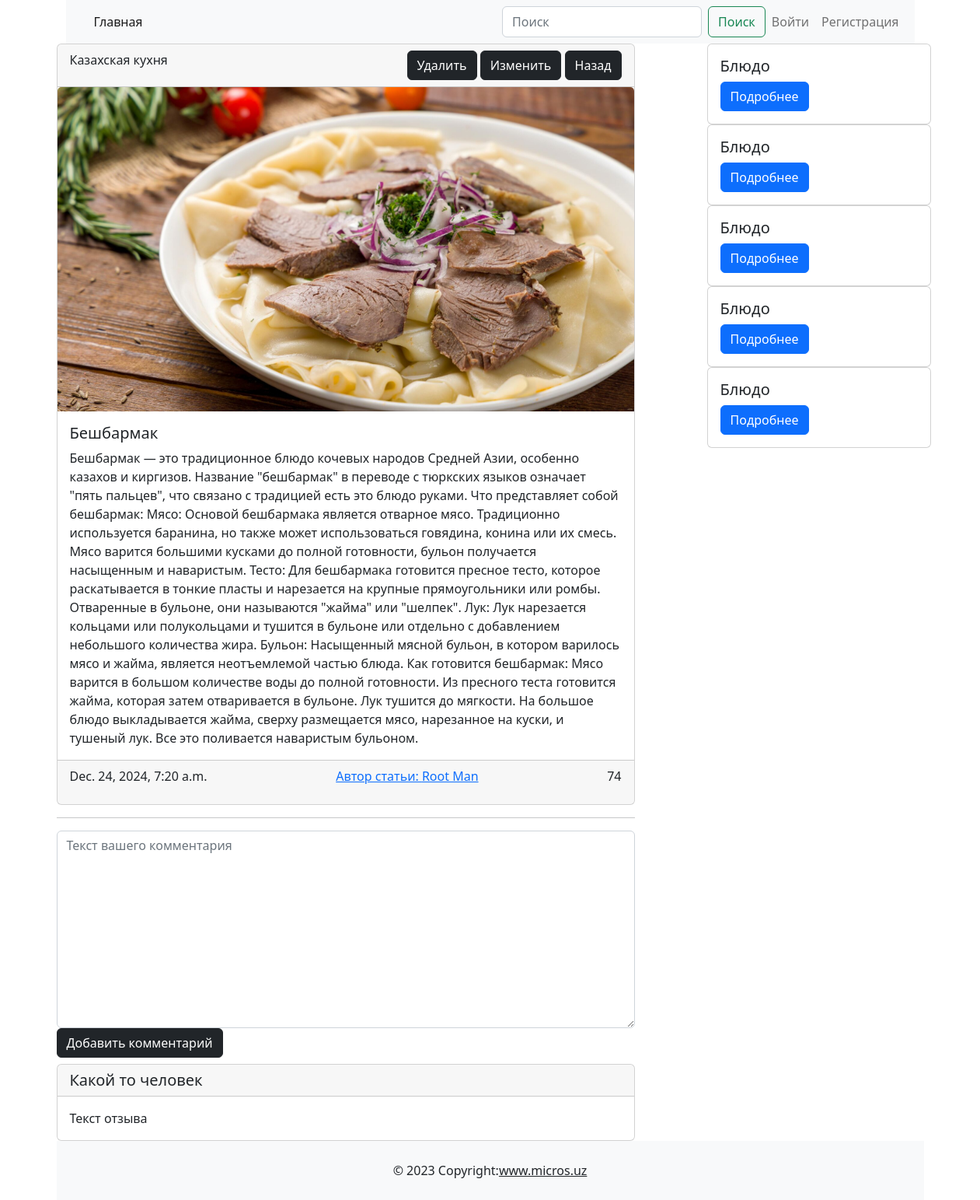
/post/beshbarmak, run on the app's committed database.
### main/models.py (models this page shows, shortened)
class Post(models.Model):
    title = models.CharField(max_length=255, unique=True)
    slug = models.SlugField(max_length=255, unique=True)
    photo = models.ImageField(upload_to='photo/%y/%m/%d', blank=True, null=True)
    author = models.ForeignKey(CustomUser, on_delete=models.CASCADE)
    category = models.ForeignKey('Category', on_delete=models.CASCADE, related_name='posts')
    content = models.TextField()
    created_at = models.DateTimeField(auto_now_add=True)
    updated_at = models.DateTimeField(auto_now=True)
    available = models.BooleanField(default=True)
    class Meta:
        ordering = ['-created_at']
        verbose_name = 'Post'
        verbose_name_plural = 'Posts'

class Category(models.Model):
    name= models.CharField(max_length=100, unique=True)
    slug = models.SlugField(max_length=100, unique=True)

### users/models.py (models this page shows)
class CustomUser(AbstractUser):
    image = models.ImageField(upload_to='profile_images/%Y/%m/%d', blank=True, null=True)
    phonenumber = models.CharField(max_length=13, blank=True, null=True)
    address = models.CharField(max_length=100, blank=True, null=True)
    def __str__(self):
        return self.get_full_name()

### main/views.py (the view)
# urls.py: path('post/<slug:post_slug>', views.detail_page, name='detail_page'),
def detail_page(request, post_slug):
    post = get_object_or_404(Post, slug=post_slug)
    data = {
        'post': post
    }
    return render(request, 'main/detail_page.html', data)

### main/templates/main/detail_page.html (shortened to what this page needs)
{% extends "base.html" %}
        {% block content %}
        <main>
            <div class="d-flex justify-content-between"><div class="col-8">
                <div class="card"><div class="card-header d-flex justify-content-between">{{post.category.name}}
                    <div>
                        <a href="#!" class="btn btn-dark">Удалить</a>
                        <a href="#!" class="btn btn-dark">Изменить</a>
                        <a href="#!" class="btn btn-dark">Назад</a>
                    </div>
                </div>
                    <img src="{% if post.photo %}{{post.photo.url}}{% else %}https://www.raumplus.ru/upload/iblock/99e/Skoro-zdes-budet-foto.jpg{% endif %}" class="card-img-top" width="300" alt=""><div class="card-body">
                    <h5 class="card-title">{{ post.title }}</h5>
                    <p class="card-text">
                        {{ post.content }}
                    </p>
                </div>
                    <div class="card-footer d-flex justify-content-between"><p class="card-text">{{ post.updated_at }}</p>
                        <a href="/profile/1">Автор статьи: {{post.author}}</a>
                        <p class="card-text">74</p>
                    </div>
                </div>
                <hr>
                <form action="#!" method="post" , enctype="multipart/form-data">
                    <textarea name="text" cols="40" rows="10" class="form-control" placeholder="Текст вашего комментария" required id="id_text"></textarea>
                    <button class="btn btn-dark" type="submit">Добавить комментарий</button>
                </form>
                <div class="card mt-2"><h5 class="card-header">Какой то человек</h5>
                    <div class="card-body">
                        <p class="card-text">Текст отзыва</p>
                    </div>
                </div>
            </div>
            <div class="col-1"></div>
            <div class="col-4">
                <div class="card" style="width: 18rem;">
                    <div class="card-body"><h5 class="card-title">Блюдо</h5><a href="#!" class="btn btn-primary">Подробнее</a></div>
                </div>
                <div class="card" style="width: 18rem;">
                    <div class="card-body"><h5 class="card-title">Блюдо</h5><a href="#!" class="btn btn-primary">Подробнее</a></div>
                </div>
                <div class="card" style="width: 18rem;">
                    <div class="card-body"><h5 class="card-title">Блюдо</h5><a href="#!" class="btn btn-primary">Подробнее</a></div>
                </div>
                <div class="card" style="width: 18rem;">
                    <div class="card-body"><h5 class="card-title">Блюдо</h5><a href="#!" class="btn btn-primary">Подробнее</a></div>
                </div>
                <div class="card" style="width: 18rem;">
                    <div class="card-body"><h5 class="card-title">Блюдо</h5><a href="#!" class="btn btn-primary">Подробнее</a></div>
                </div>
            </div>
            </div>
        </main>
        {% endblock content %}

### templates/base.html (shortened to what this page needs)
{% load static %}
<!doctype html>
<html lang="en">
<head>
    <link href="https://cdn.jsdelivr.net/npm/bootstrap@5.2.3/dist/css/bootstrap.min.css" rel="stylesheet">
    <link rel="stylesheet" href="{% static "main/css/styles.css" %}">
</head>
<body>
    <div class="container">
        <header>
            <div class="container">
                {% block header %}
                    <nav class="navbar navbar-expand-lg bg-light">
                        <div class="container-fluid">
                            <div class="collapse navbar-collapse" id="navbarSupportedContent">
                                <ul class="navbar-nav me-auto mb-2 mb-lg-0"><li class="nav-item"><a class="nav-link active" aria-current="page" href="{% url "main:index" %}">Главная</a></li></ul>
                                <div class="d-flex">
                                    <form class="d-flex" role="search" method="get" action="#!">
                                        <input name="q" class="form-control me-2" type="search" placeholder="Поиск" aria-label="Поиск">
                                        <button class="btn btn-outline-success" type="submit">Поиск</button>
                                    </form>
                                    <ul class="navbar-nav me-auto mb-2 mb-lg-0">
                                        <li class="nav-item dropdown">
                                            {% if user.is_authenticated %}
                                                <a class="nav-link dropdown-toggle" href="#" id="navbarDropdown" role="button"
                                                data-bs-toggle="dropdown" aria-expanded="false">
                                                    Здравствуйте {{user}}
                                                </a>
                                                <ul class="dropdown-menu" aria-labelledby="navbarDropdown">
                                                    <li><a class="dropdown-item" href="#!">Моя страница</a></li>
                                                    <li><a class="dropdown-item" href="#!">Добавить статью</a></li>
                                                    <li><hr class="dropdown-divider"></li>
                                                    <li><a class="dropdown-item" href="{% url "users:logout" %}">Выход</a></li>
                                                </ul>
                                            {% else %}
                                            <div class="d-flex align-items-center">
                                                <a class="nav-link" href="{% url 'users:login' %}">Войти</a>
                                                <a class="nav-link" href="#">Регистрация</a>
                                            </div>
                                            {% endif %}
                                        </li>
                                    </ul>
                                </div>
                            </div>
                        </div>
                    </nav>
                {% endblock header %}
            </div>
        </header>
        <main>
            {% block content %}
            {% endblock content %}
        </main>
         {% block footer %}
            <footer class="bg-light text-center text-lg-start">
                <div class="text-center p-3" style="background-color: rgba(0, 0, 0, 0);">© 2023 Copyright:<a class="text-dark" href="https://mdbootstrap.com/">www.micros.uz</a></div>
            </footer>
         {% endblock footer %}
    </div>
</body>
</html>

### main/static/main/css/styles.css (style rules this page uses)
html, body { height: 100%; margin: 0; display: flex; flex-direction: column; }
.container { flex: 1; display: flex; flex-direction: column; }
main { flex: 1; }
footer { background-color: #f8f9fa; padding: 10px 0; text-align: center; }

### data on the page
Post: category.name "Казахская кухня", photo (picture), title "Бешбармак", content "Бешбармак — это традиционное блюдо кочевых народов Средней Азии, особенно казахов и киргизов. Название \"бешбармак\" в переводе с тюркских языков означает \"пять пальцев\", что связано с традицией есть это блюдо руками. Что представляет собой бешбармак: Мясо: Основой бешбармака является отварное мясо. Традиционно используется баранина, но также может использоваться говядина, конина или их смесь. Мясо варится большими кусками до полной готовности, бульон получается насыщенным и наваристым. Тесто: Для бешбармака готовится пресное тесто, которое раскатывается в тонкие пласты и нарезается на крупные прямоугольники или ромбы. Отваренные в бульоне, они называются \"жайма\" или \"шелпек\". Лук: Лук…", updated_at "Dec. 24, 2024, 7:20 a.m.", author "Root Man"
